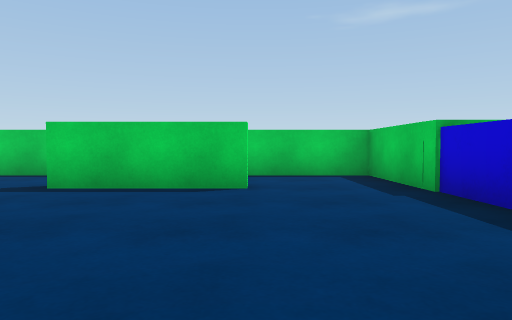
view 1 (above)

15 first-person views from a walk through a scene from a Unity 3-D project. The camera is 0.62 m above the floor, tilts 2° down and sees 70° across. The floor is counted in squares, 1 m on a side. Each view is taken from the middle of a square. On the plan, view 1 faces up. The plan holds only what a view shows up to about 10 squares ahead; the rest is blank. The place goes on beyond the plan. The player is left out.

view 2
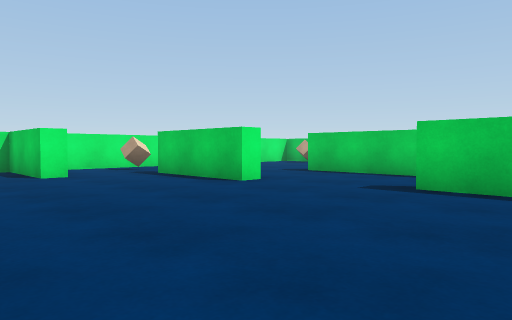

view 3
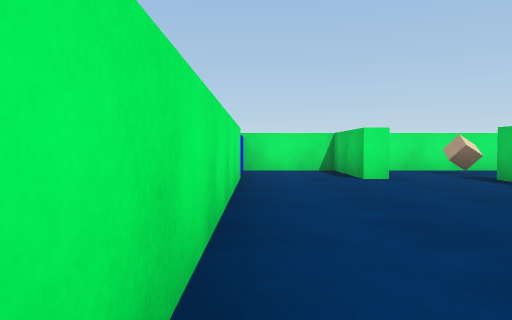

view 4
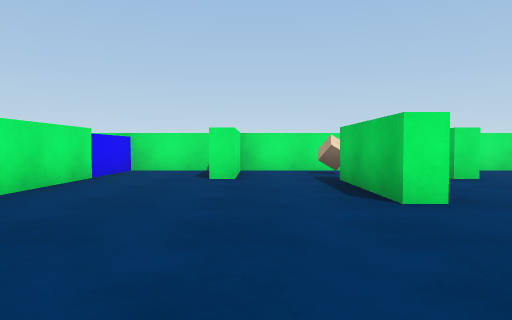

view 5
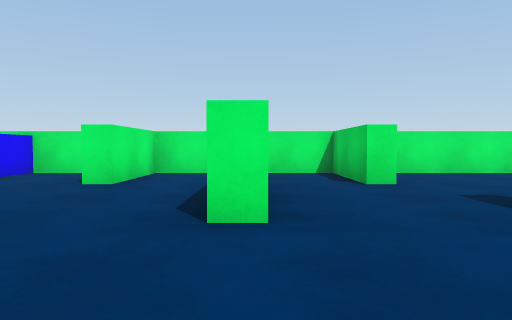

view 6
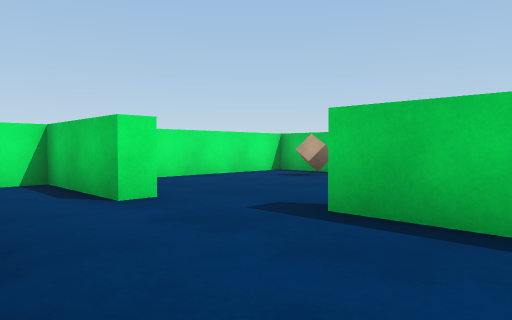

view 7
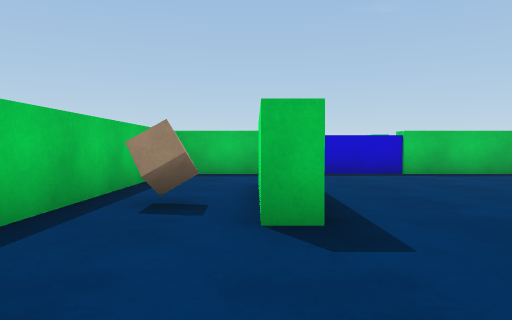

view 8
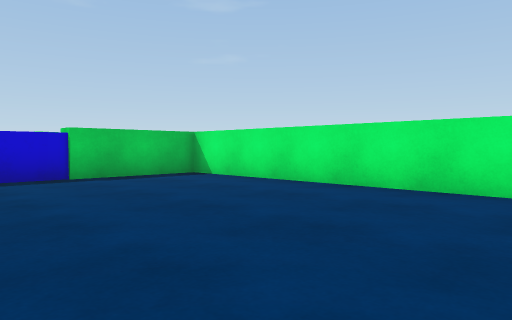

view 9
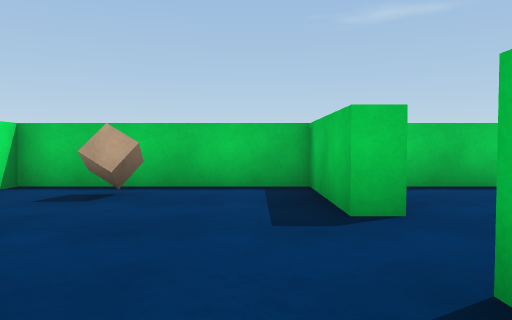

view 10
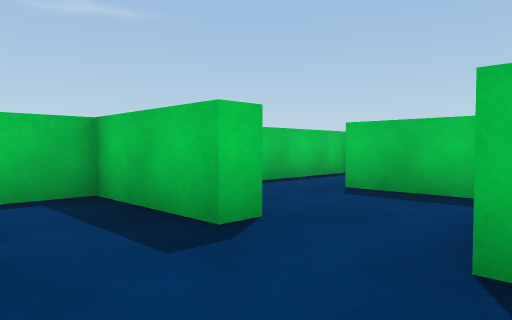

view 11
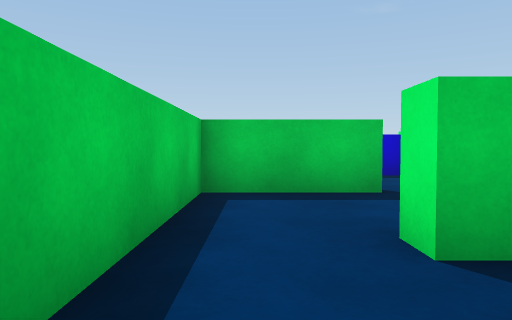

view 12
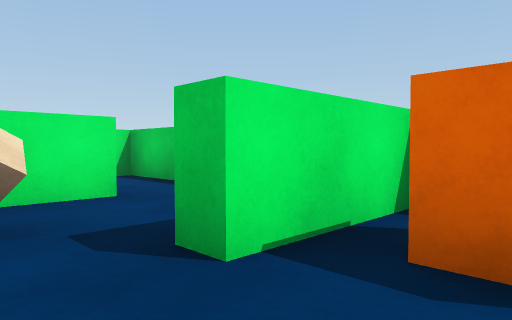

view 13
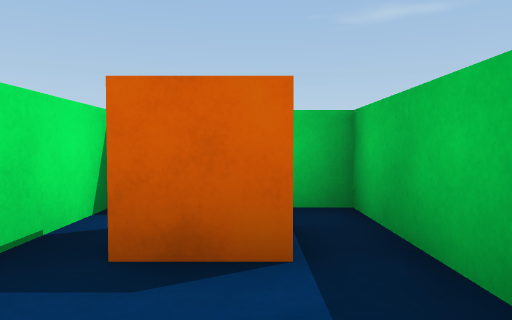

view 14
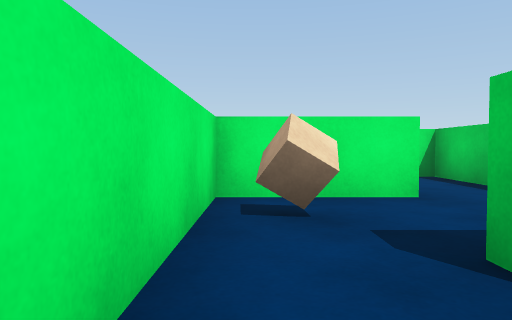

view 15
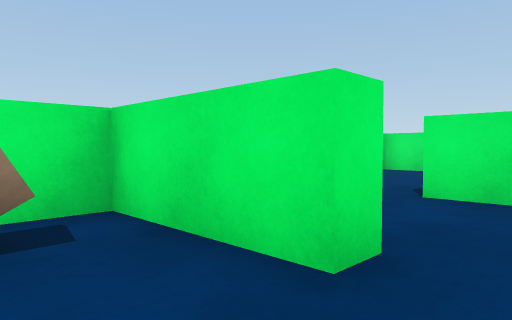

### Floor plan
Ten units are one square. View 1 is at (0, 0); x grows to the right and y downward. Boxes are objects, and circles mark ways between rooms. Rooms are numbered by the first view taken in them; rooms with no view inside come last. Other rooms are left out.
<svg viewBox="-122 -133 152 141">
<path fill="none" stroke="#000" d="M-60 -51 -60 -46 -90 -46M-26 -60 -14 -60M-1 -55 -31 -55 -31 -60M-91 -74 -91 -69 -117 -69 -117 -26 -91 -26 -91 -21 -117 -21 -117 3 25 3 25 -80 -71 -80M-71 -103 -71 -127 -117 -127 -117 -75M-45 -127 -67 -127 -67 -115M-16 -85 4 -85M20 -88 20 -127M-5 -128 -5 -103 -10 -103M-40 -110 -35 -110M-10 -115 -10 -127 -45 -127M-67 -115 -67 -103 -71 -103M-40 -91 -40 -110M-35 -110 -35 -85 -16 -85M-10 -103 -10 -115"/>
<rect x="-115" y="-55" width="10" height="10" fill="#bbb"><title>cube</title></rect>
<rect x="-25" y="-75" width="10" height="10" fill="#bbb"><title>cube</title></rect>
<rect x="-105" y="-125" width="10" height="10" fill="#bbb"><title>cube</title></rect>
<rect x="5" y="-125" width="10" height="20" fill="#bbb"><title>orange cube</title></rect>
<rect x="-25" y="-95" width="10" height="10" fill="#bbb"><title>cube</title></rect>
<circle cx="-85" cy="-75" r="3" fill="#2a7"/>
<circle cx="-70" cy="-95" r="3" fill="#2a7"/>
<circle cx="-40" cy="-120" r="3" fill="#2a7"/>
<circle cx="-55" cy="-110" r="3" fill="#2a7"/>
<circle cx="-10" cy="-95" r="3" fill="#2a7"/>
<circle cx="-25" cy="-110" r="3" fill="#2a7"/>
<text x="-40" y="-30">1</text>
<text x="-100" y="-100">2</text>
<text x="-60" y="-120">3</text>
<text x="0" y="-100">4</text>
<text x="-30" y="-120">5</text>
<text x="-60" y="-100">6</text>
<text x="-30" y="-100">7</text>
</svg>
Room 1 opens to room 2. Room 2 opens to room 6. Room 3 opens to room 5. Room 3 opens to room 6. Room 4 opens to room 7. Room 5 opens to room 7.

Where each view was taken, in squares from view 1:
view 1: 0 up, 0 right, facing up
view 2: 0 up, 1 left, facing up-left
view 3: 0 up, 2 left, facing left
view 4: 3 up, 2 left, facing left
view 5: 5 up, 3 left, facing left
view 6: 5 up, 5 left, facing up-left
view 7: 6 up, 6 left, facing right
view 8: 5 up, 5 left, facing down-right
view 9: 7 up, 8 left, facing up
view 10: 8 up, 9 left, facing up-right
view 11: 12 up, 6 left, facing right
view 12: 9 up, 1 right, facing up-left
view 13: 9 up, 1 right, facing up
view 14: 9 up, 1 right, facing left
view 15: 12 up, 2 left, facing down-left
